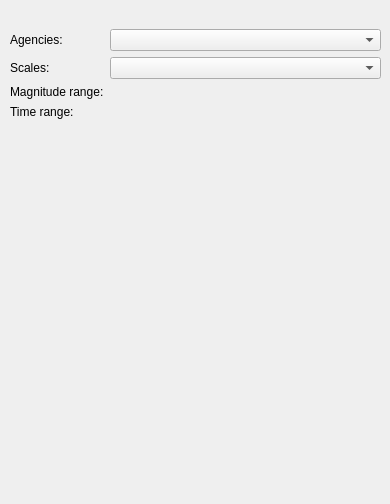
<?xml version="1.0" encoding="UTF-8"?>
<ui version="4.0">
 <class>CatalogueEvents</class>
 <widget class="QWidget" name="CatalogueEvents">
  <property name="geometry">
   <rect>
    <x>0</x>
    <y>0</y>
    <width>390</width>
    <height>504</height>
   </rect>
  </property>
  <property name="windowTitle">
   <string>Catalogue Events</string>
  </property>
  <widget class="QWidget" name="formLayoutWidget">
   <property name="geometry">
    <rect>
     <x>10</x>
     <y>29</y>
     <width>371</width>
     <height>441</height>
    </rect>
   </property>
   <layout class="QFormLayout" name="eventsLayout">
    <property name="fieldGrowthPolicy">
     <enum>QFormLayout::AllNonFixedFieldsGrow</enum>
    </property>
    <item row="0" column="0">
     <widget class="QLabel" name="label">
      <property name="text">
       <string>Agencies: </string>
      </property>
     </widget>
    </item>
    <item row="0" column="1">
     <widget class="QComboBox" name="comboBox_2">
      <property name="sizePolicy">
       <sizepolicy hsizetype="Preferred" vsizetype="Fixed">
        <horstretch>0</horstretch>
        <verstretch>0</verstretch>
       </sizepolicy>
      </property>
     </widget>
    </item>
    <item row="1" column="0">
     <widget class="QLabel" name="label_2">
      <property name="text">
       <string>Scales:</string>
      </property>
     </widget>
    </item>
    <item row="1" column="1">
     <widget class="QComboBox" name="comboBox">
      <property name="sizePolicy">
       <sizepolicy hsizetype="Minimum" vsizetype="Fixed">
        <horstretch>0</horstretch>
        <verstretch>0</verstretch>
       </sizepolicy>
      </property>
     </widget>
    </item>
    <item row="2" column="0">
     <widget class="QLabel" name="label_3">
      <property name="text">
       <string>Magnitude range:</string>
      </property>
     </widget>
    </item>
    <item row="2" column="1">
     <layout class="QVBoxLayout" name="magLayout"/>
    </item>
    <item row="3" column="1">
     <layout class="QVBoxLayout" name="timeLayout"/>
    </item>
    <item row="3" column="0">
     <widget class="QLabel" name="label_4">
      <property name="text">
       <string>Time range:</string>
      </property>
     </widget>
    </item>
   </layout>
  </widget>
 </widget>
 <resources/>
 <connections/>
</ui>
